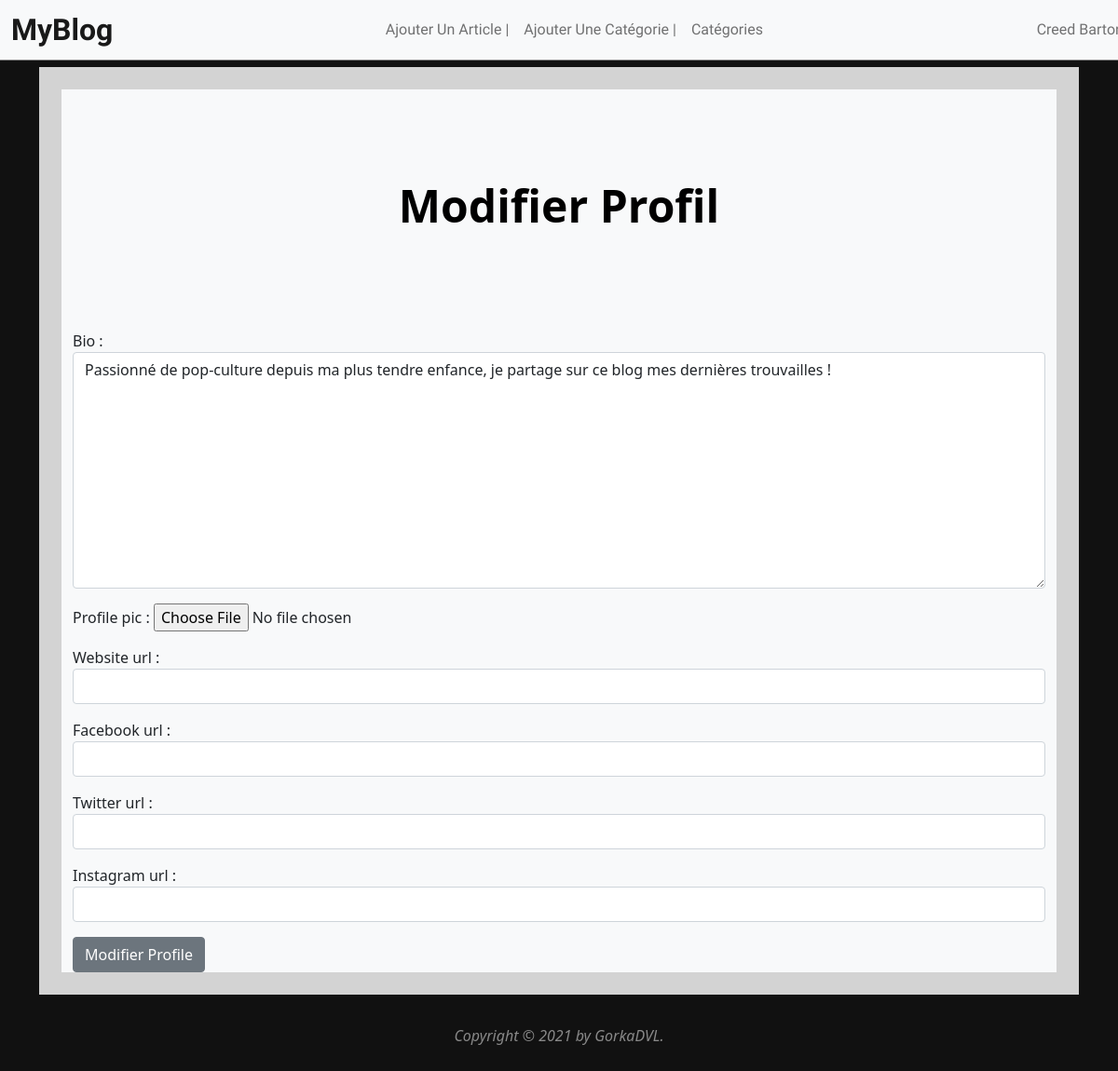
Before: /members/1/edit_profile_page (signed in) with the older database file.
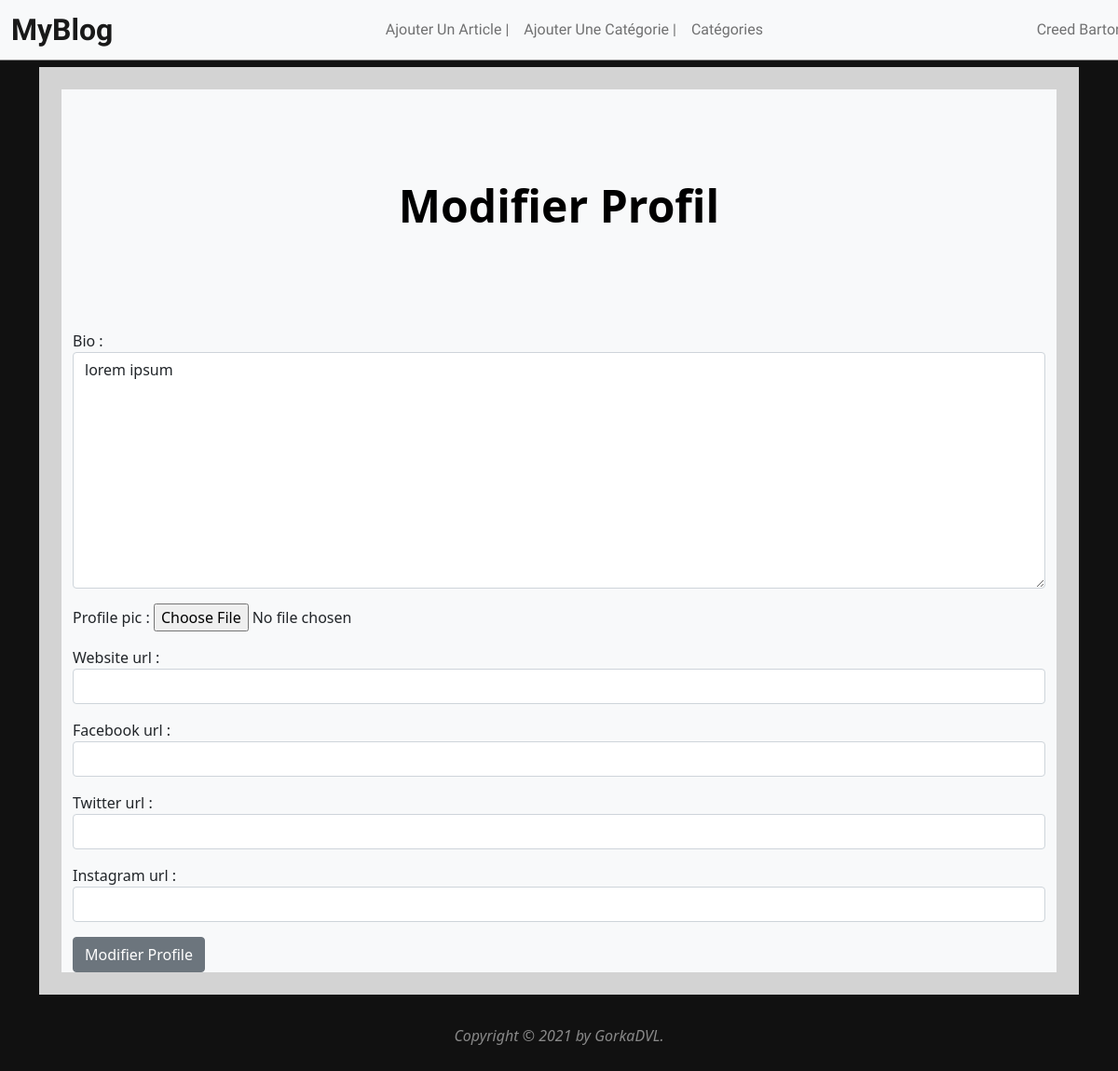
After: the same page with the newer database file.
### monblog/models.py (models this page shows, shortened)
class Profile(models.Model):
    user = models.OneToOneField(User, null=True, on_delete=models.CASCADE)
    bio =  models.TextField()
    profile_pic = models.ImageField(null=True, blank=True, upload_to="images/profile/" )
    website_url = models.CharField(max_length=255, null=True, blank=True)
    facebook_url = models.CharField(max_length=255, null=True, blank=True)
    twitter_url = models.CharField(max_length=255, null=True, blank=True)
    instagram_url = models.CharField(max_length=255, null=True, blank=True)

### members/views.py (the view)
# urls.py: path('<int:pk>/edit_profile_page', EditProfilePageView.as_view(), name='edit_profile_page'),
class EditProfilePageView(generic.UpdateView):
    model = Profile
    form_class = ProfilePageForm
    template_name = 'registration/edit_profile_page.html'
    success_url = reverse_lazy('home')

### members/forms.py
class ProfilePageForm(forms.ModelForm):
    class Meta:
        model = Profile
        fields = ('bio', 'profile_pic', 'website_url', 'facebook_url', 'twitter_url', 'instagram_url' )
        widgets = {
            'bio': forms.Textarea(attrs={'class': 'form-control'}),
            'profil_pic': forms.TextInput(attrs={'class': 'form-control'}),
            'website_url': forms.TextInput(attrs={'class': 'form-control'}),
            'facebook_url': forms.TextInput(attrs={'class': 'form-control'}),
            'twitter_url': forms.TextInput(attrs={'class': 'form-control'}),
            'instagram_url': forms.TextInput(attrs={'class': 'form-control'}),
        }

### members/templates/registration/edit_profile_page.html (shortened to what this page needs)
{% extends 'base.html' %}
{% block content %}
<div class="container bg-light" style="border: rgb(211, 211, 211) solid 24px;">
{% if user.is_authenticated %}
    {% if user.id == profile.user.id %}
    <h1 style="color:black; font-size: 3em; font-weight: bold;">Modifier Profil</h1>
<br><br>
<div class="form-group">
<form method="POST" enctype="multipart/form-data">
    {{ form.as_p }}
</div>
<button class="btn btn-secondary">Modifier Profile</button>
{% else %}
<h1>You shall Not Pass !</h1>
{% endif %}
{% else %}
<h1>You shall Not Pass !</h1>
{% endif %}
</div>
{% endblock %}

Changed rows visible on the page:
changed Profile: bio "Passionné de pop-culture depuis ma plus tendre enfance, je partage sur ce blog mes dernières trouvailles !" → "lorem ipsum"
